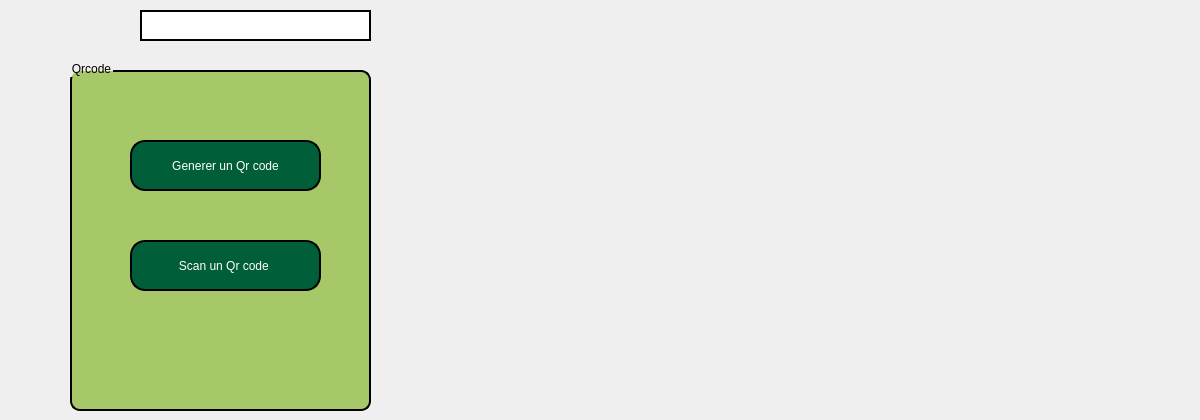
         <widget class="QWidget" name="tab_17">
          <attribute name="title">
           <string>Tab 2</string>
          </attribute>
          <widget class="QGroupBox" name="groupBox_3">
           <property name="geometry">
            <rect>
             <x>70</x>
             <y>60</y>
             <width>301</width>
             <height>351</height>
            </rect>
           </property>
           <property name="styleSheet">
            <string notr="true">QGroupBox {
    background-color: #a6c868;     /* Set background color to white */
    border: 2px solid;   /* Set border color */
    border-radius: 10px;         /* Rounded corners */
    margin-top: 10px;            /* Space for the title */
    padding: 10px;               /* Padding inside the box */
}</string>
           </property>
           <property name="title">
            <string>Qrcode</string>
           </property>
           <widget class="QPushButton" name="pushButton_3">
            <property name="geometry">
             <rect>
              <x>60</x>
              <y>80</y>
              <width>191</width>
              <height>51</height>
             </rect>
            </property>
            <property name="styleSheet">
             <string notr="true">QPushButton {
    color: white;                      /* Text color */
    border: 2px solid black;         /* Border width and color */
    border-radius: 15px;              /* Round the corners */
    background-color: #005e38;        /* Optional: Set a background color */
    padding: 10px 20px;               /* Add padding for better aesthetics */
}

QPushButton:hover {
    background-color: #45a049;        /* Change background color on hover */
}

QPushButton:pressed {
    background-color: #3e8e41;        /* Change background color when pressed */
}</string>
            </property>
            <property name="text">
             <string>Generer un Qr code</string>
            </property>
           </widget>
           <widget class="QPushButton" name="pushButton_4">
            <property name="geometry">
             <rect>
              <x>60</x>
              <y>180</y>
              <width>191</width>
              <height>51</height>
             </rect>
            </property>
            <property name="styleSheet">
             <string notr="true">QPushButton {
    color: white;                      /* Text color */
    border: 2px solid black;         /* Border width and color */
    border-radius: 15px;              /* Round the corners */
    background-color: #005e38;        /* Optional: Set a background color */
    padding: 10px 20px;               /* Add padding for better aesthetics */
}

QPushButton:hover {
    background-color: #45a049;        /* Change background color on hover */
}

QPushButton:pressed {
    background-color: #3e8e41;        /* Change background color when pressed */
}</string>
            </property>
            <property name="text">
             <string>Scan un Qr code </string>
            </property>
           </widget>
          </widget>
          <widget class="QLineEdit" name="lineEdit_6">
           <property name="geometry">
            <rect>
             <x>140</x>
             <y>10</y>
             <width>231</width>
             <height>31</height>
            </rect>
           </property>
           <property name="styleSheet">
            <string notr="true">background-color: rgb(255, 255, 255);
border: 2px solid black;
color:black;</string>
           </property>
          </widget>
          <widget class="QLabel" name="label_20">
           <property name="geometry">
            <rect>
             <x>520</x>
             <y>70</y>
             <width>191</width>
             <height>221</height>
            </rect>
           </property>
           <property name="text">
            <string/>
           </property>
          </widget>
          <widget class="QLabel" name="label_21">
           <property name="geometry">
            <rect>
             <x>780</x>
             <y>70</y>
             <width>411</width>
             <height>321</height>
            </rect>
           </property>
           <property name="text">
            <string/>
           </property>
          </widget>
          <widget class="QLabel" name="label_22">
           <property name="geometry">
            <rect>
             <x>530</x>
             <y>120</y>
             <width>271</width>
             <height>261</height>
            </rect>
           </property>
           <property name="text">
            <string/>
           </property>
          </widget>
         </widget>
